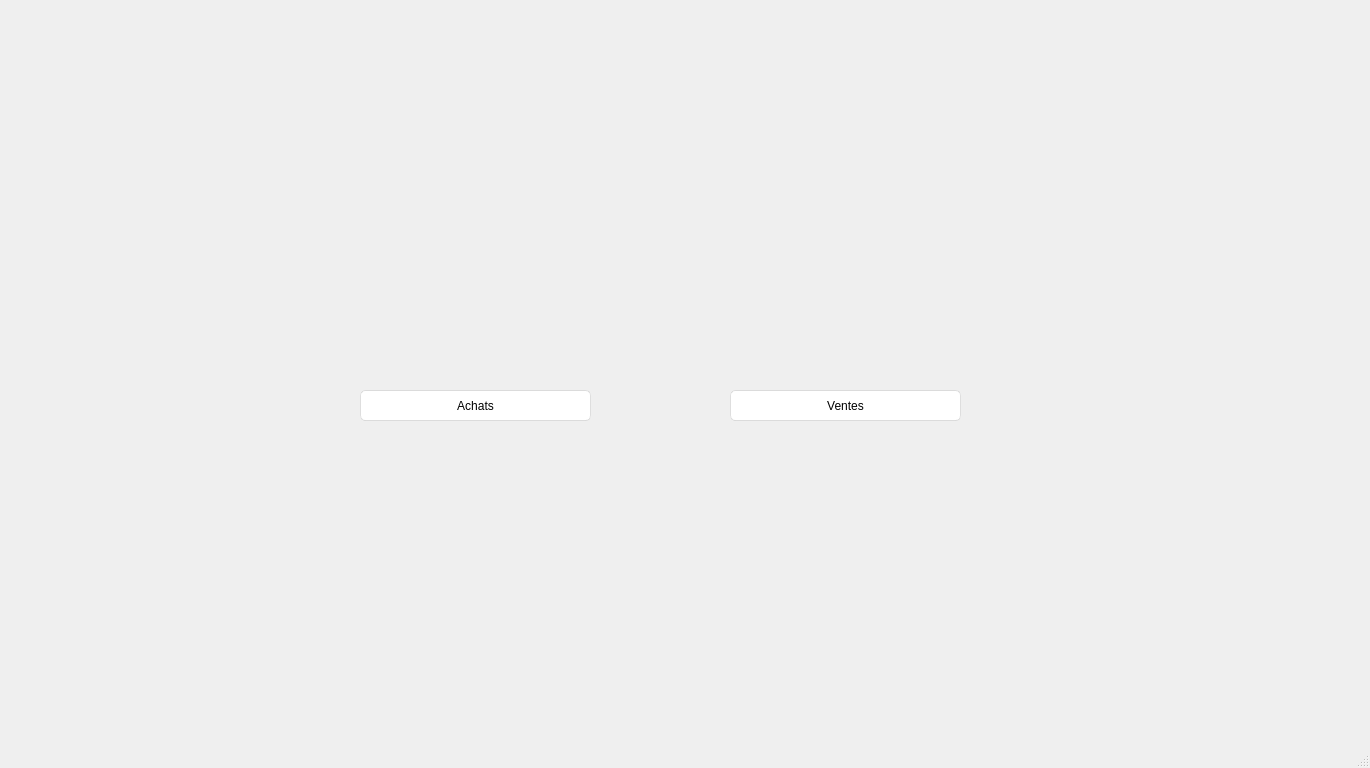
<?xml version="1.0" encoding="UTF-8"?>
<ui version="4.0">
 <class>MainWindow</class>
 <widget class="QMainWindow" name="MainWindow">
  <property name="geometry">
   <rect>
    <x>0</x>
    <y>0</y>
    <width>1370</width>
    <height>768</height>
   </rect>
  </property>
  <property name="windowTitle">
   <string>MainWindow</string>
  </property>
  <widget class="QWidget" name="centralwidget">
   <widget class="QLabel" name="label">
    <property name="geometry">
     <rect>
      <x>0</x>
      <y>0</y>
      <width>1311</width>
      <height>921</height>
     </rect>
    </property>
    <property name="text">
     <string/>
    </property>
    <property name="pixmap">
     <pixmap>../../ttt/back.jpg</pixmap>
    </property>
   </widget>
   <widget class="QPushButton" name="pushButton">
    <property name="geometry">
     <rect>
      <x>360</x>
      <y>390</y>
      <width>231</width>
      <height>31</height>
     </rect>
    </property>
    <property name="styleSheet">
     <string notr="true">

QMainWindow {

	background-color:#ececec;

}

QTextEdit {

	border-width: 1px;

	border-style: solid;

	border-color: qlineargradient(spread:pad, x1:0.5, y1:1, x2:0.5, y2:0, stop:0 rgba(0, 113, 255, 255), stop:1 rgba(91, 171, 252, 255));

}

QPlainTextEdit {

	border-width: 1px;

	border-style: solid;

	border-color: qlineargradient(spread:pad, x1:0.5, y1:1, x2:0.5, y2:0, stop:0 rgba(0, 113, 255, 255), stop:1 rgba(91, 171, 252, 255));

}

QToolButton {

	border-style: solid;

	border-top-color: qlineargradient(spread:pad, x1:0.5, y1:1, x2:0.5, y2:0, stop:0 rgb(215, 215, 215), stop:1 rgb(222, 222, 222));

	border-right-color: qlineargradient(spread:pad, x1:0, y1:0.5, x2:1, y2:0.5, stop:0 rgb(217, 217, 217), stop:1 rgb(227, 227, 227));

	border-left-color: qlineargradient(spread:pad, x1:0, y1:0.5, x2:1, y2:0.5, stop:0 rgb(227, 227, 227), stop:1 rgb(217, 217, 217));

	border-bottom-color: qlineargradient(spread:pad, x1:0.5, y1:1, x2:0.5, y2:0, stop:0 rgb(215, 215, 215), stop:1 rgb(222, 222, 222));

	border-width: 1px;

	border-radius: 5px;

	color: rgb(0,0,0);

	padding: 2px;

	background-color: rgb(255,255,255);

}

QToolButton:hover{

	border-style: solid;

	border-top-color: qlineargradient(spread:pad, x1:0.5, y1:1, x2:0.5, y2:0, stop:0 rgb(195, 195, 195), stop:1 rgb(222, 222, 222));

	border-right-color: qlineargradient(spread:pad, x1:0, y1:0.5, x2:1, y2:0.5, stop:0 rgb(197, 197, 197), stop:1 rgb(227, 227, 227));

	border-left-color: qlineargradient(spread:pad, x1:0, y1:0.5, x2:1, y2:0.5, stop:0 rgb(227, 227, 227), stop:1 rgb(197, 197, 197));

	border-bottom-color: qlineargradient(spread:pad, x1:0.5, y1:1, x2:0.5, y2:0, stop:0 rgb(195, 195, 195), stop:1 rgb(222, 222, 222));

	border-width: 1px;

	border-radius: 5px;

	color: rgb(0,0,0);

	padding: 2px;

	background-color: rgb(255,255,255);

}

QToolButton:pressed{

	border-style: solid;

	border-top-color: qlineargradient(spread:pad, x1:0.5, y1:1, x2:0.5, y2:0, stop:0 rgb(215, 215, 215), stop:1 rgb(222, 222, 222));

	border-right-color: qlineargradient(spread:pad, x1:0, y1:0.5, x2:1, y2:0.5, stop:0 rgb(217, 217, 217), stop:1 rgb(227, 227, 227));

	border-left-color: qlineargradient(spread:pad, x1:0, y1:0.5, x2:1, y2:0.5, stop:0 rgb(227, 227, 227), stop:1 rgb(217, 217, 217));

	border-bottom-color: qlineargradient(spread:pad, x1:0.5, y1:1, x2:0.5, y2:0, stop:0 rgb(215, 215, 215), stop:1 rgb(222, 222, 222));

	border-width: 1px;

	border-radius: 5px;

	color: rgb(0,0,0);

	padding: 2px;

	background-color: rgb(142,142,142);

}

QPushButton{

	border-style: solid;

	border-top-color: qlineargradient(spread:pad, x1:0.5, y1:1, x2:0.5, y2:0, stop:0 rgb(215, 215, 215), stop:1 rgb(222, 222, 222));

	border-right-color: qlineargradient(spread:pad, x1:0, y1:0.5, x2:1, y2:0.5, stop:0 rgb(217, 217, 217), stop:1 rgb(227, 227, 227));

	border-left-color: qlineargradient(spread:pad, x1:0, y1:0.5, x2:1, y2:0.5, stop:0 rgb(227, 227, 227), stop:1 rgb(217, 217, 217));

	border-bottom-color: qlineargradient(spread:pad, x1:0.5, y1:1, x2:0.5, y2:0, stop:0 rgb(215, 215, 215), stop:1 rgb(222, 222, 222));

	border-width: 1px;

	border-radius: 5px;

	color: rgb(0,0,0);

	padding: 2px;

	background-color: rgb(255,255,255);

}

QPushButton::default{

	border-style: solid;

	border-top-color: qlineargradient(spread:pad, x1:0.5, y1:1, x2:0.5, y2:0, stop:0 rgb(215, 215, 215), stop:1 rgb(222, 222, 222));

	border-right-color: qlineargradient(spread:pad, x1:0, y1:0.5, x2:1, y2:0.5, stop:0 rgb(217, 217, 217), stop:1 rgb(227, 227, 227));

	border-left-color: qlineargradient(spread:pad, x1:0, y1:0.5, x2:1, y2:0.5, stop:0 rgb(227, 227, 227), stop:1 rgb(217, 217, 217));

	border-bottom-color: qlineargradient(spread:pad, x1:0.5, y1:1, x2:0.5, y2:0, stop:0 rgb(215, 215, 215), stop:1 rgb(222, 222, 222));

	border-width: 1px;

	border-radius: 5px;

	color: rgb(0,0,0);

	padding: 2px;

	background-color: rgb(255,255,255);

}

QPushButton:hover{

	border-style: solid;

	border-top-color: qlineargradient(spread:pad, x1:0.5, y1:1, x2:0.5, y2:0, stop:0 rgb(195, 195, 195), stop:1 rgb(222, 222, 222));

	border-right-color: qlineargradient(spread:pad, x1:0, y1:0.5, x2:1, y2:0.5, stop:0 rgb(197, 197, 197), stop:1 rgb(227, 227, 227));

	border-left-color: qlineargradient(spread:pad, x1:0, y1:0.5, x2:1, y2:0.5, stop:0 rgb(227, 227, 227), stop:1 rgb(197, 197, 197));

	border-bottom-color: qlineargradient(spread:pad, x1:0.5, y1:1, x2:0.5, y2:0, stop:0 rgb(195, 195, 195), stop:1 rgb(222, 222, 222));

	border-width: 1px;

	border-radius: 5px;

	color: rgb(0,0,0);

	padding: 2px;

	background-color: rgb(255,255,255);

}

QPushButton:pressed{

	border-style: solid;

	border-top-color: qlineargradient(spread:pad, x1:0.5, y1:1, x2:0.5, y2:0, stop:0 rgb(215, 215, 215), stop:1 rgb(222, 222, 222));

	border-right-color: qlineargradient(spread:pad, x1:0, y1:0.5, x2:1, y2:0.5, stop:0 rgb(217, 217, 217), stop:1 rgb(227, 227, 227));

	border-left-color: qlineargradient(spread:pad, x1:0, y1:0.5, x2:1, y2:0.5, stop:0 rgb(227, 227, 227), stop:1 rgb(217, 217, 217));

	border-bottom-color: qlineargradient(spread:pad, x1:0.5, y1:1, x2:0.5, y2:0, stop:0 rgb(215, 215, 215), stop:1 rgb(222, 222, 222));

	border-width: 1px;

	border-radius: 5px;

	color: rgb(0,0,0);

	padding: 2px;

	background-color: rgb(142,142,142);

}

QPushButton:disabled{

	border-style: solid;

	border-top-color: qlineargradient(spread:pad, x1:0.5, y1:1, x2:0.5, y2:0, stop:0 rgb(215, 215, 215), stop:1 rgb(222, 222, 222));

	border-right-color: qlineargradient(spread:pad, x1:0, y1:0.5, x2:1, y2:0.5, stop:0 rgb(217, 217, 217), stop:1 rgb(227, 227, 227));

	border-left-color: qlineargradient(spread:pad, x1:0, y1:0.5, x2:1, y2:0.5, stop:0 rgb(227, 227, 227), stop:1 rgb(217, 217, 217));

	border-bottom-color: qlineargradient(spread:pad, x1:0.5, y1:1, x2:0.5, y2:0, stop:0 rgb(215, 215, 215), stop:1 rgb(222, 222, 222));

	border-width: 1px;

	border-radius: 5px;

	color: #808086;

	padding: 2px;

	background-color: rgb(142,142,142);

}

QLineEdit {

	border-width: 1px; border-radius: 4px;

	border-style: solid;

	border-color: qlineargradient(spread:pad, x1:0.5, y1:1, x2:0.5, y2:0, stop:0 rgba(0, 113, 255, 255), stop:1 rgba(91, 171, 252, 255));

}

QLabel {

	color: #000000;

}

QLCDNumber {

	color: rgb(0, 113, 255, 255);

}

QProgressBar {

	text-align: center;

	color: rgb(240, 240, 240);

	border-width: 1px; 

	border-radius: 10px;

	border-color: rgb(230, 230, 230);

	border-style: solid;

	background-color:rgb(207,207,207);

}

QProgressBar::chunk {

	background-color: qlineargradient(spread:pad, x1:0.5, y1:1, x2:0.5, y2:0, stop:0 rgba(49, 147, 250, 255), stop:1 rgba(34, 142, 255, 255));

	border-radius: 10px;

}

QMenuBar {

	background-color: qlineargradient(spread:pad, x1:0.5, y1:1, x2:0.5, y2:0, stop:0 rgba(207, 209, 207, 255), stop:1 rgba(230, 229, 230, 255));

}

QMenuBar::item {

	color: #000000;

  	spacing: 3px;

  	padding: 1px 4px;

	background-color: qlineargradient(spread:pad, x1:0.5, y1:1, x2:0.5, y2:0, stop:0 rgba(207, 209, 207, 255), stop:1 rgba(230, 229, 230, 255));

}



QMenuBar::item:selected {

  	background-color: qlineargradient(spread:pad, x1:0.5, y1:1, x2:0.5, y2:0, stop:0 rgba(0, 113, 255, 255), stop:1 rgba(91, 171, 252, 255));

	color: #FFFFFF;

}

QMenu::item:selected {

	border-style: solid;

	border-top-color: transparent;

	border-right-color: transparent;

	border-left-color: qlineargradient(spread:pad, x1:0.5, y1:1, x2:0.5, y2:0, stop:0 rgba(0, 113, 255, 255), stop:1 rgba(91, 171, 252, 255));

	border-bottom-color: transparent;

	border-left-width: 2px;

	color: #000000;

	padding-left:15px;

	padding-top:4px;

	padding-bottom:4px;

	padding-right:7px;

}

QMenu::item {

	border-style: solid;

	border-top-color: transparent;

	border-right-color: transparent;

	border-left-color: transparent;

	border-bottom-color: transparent;

	border-bottom-width: 1px;

	color: #000000;

	padding-left:17px;

	padding-top:4px;

	padding-bottom:4px;

	padding-right:7px;

}

QTabWidget {

	color:rgb(0,0,0);

	background-color:#000000;

}

QTabWidget::pane {

		border-color: rgb(223,223,223);

		background-color:rgb(226,226,226);

		border-style: solid;

		border-width: 2px;

    	border-radius: 6px;

}

QTabBar::tab:first {

	border-style: solid;

	border-left-width:1px;

	border-right-width:0px;

	border-top-width:1px;

	border-bottom-width:1px;

	border-top-color: rgb(209,209,209);

	border-left-color: qlineargradient(spread:pad, x1:0.5, y1:1, x2:0.5, y2:0, stop:0 rgba(209, 209, 209, 209), stop:1 rgba(229, 229, 229, 229));

	border-bottom-color: rgb(229,229,229);

	border-top-left-radius: 4px;

	border-bottom-left-radius: 4px;

	color: #000000;

	padding: 3px;

	margin-left:0px;

	background-color: qlineargradient(spread:pad, x1:0.5, y1:1, x2:0.5, y2:0, stop:0 rgba(247, 247, 247, 255), stop:1 rgba(255, 255, 255, 255));

}

QTabBar::tab:last {

	border-style: solid;

	border-width:1px;

	border-top-color: rgb(209,209,209);

	border-left-color: qlineargradient(spread:pad, x1:0.5, y1:1, x2:0.5, y2:0, stop:0 rgba(209, 209, 209, 209), stop:1 rgba(229, 229, 229, 229));

	border-right-color: qlineargradient(spread:pad, x1:0.5, y1:1, x2:0.5, y2:0, stop:0 rgba(209, 209, 209, 209), stop:1 rgba(229, 229, 229, 229));

	border-bottom-color: rgb(229,229,229);

	border-top-right-radius: 4px;

	border-bottom-right-radius: 4px;

	color: #000000;

	padding: 3px;

	margin-left:0px;

	background-color: qlineargradient(spread:pad, x1:0.5, y1:1, x2:0.5, y2:0, stop:0 rgba(247, 247, 247, 255), stop:1 rgba(255, 255, 255, 255));

}

QTabBar::tab {

	border-style: solid;

	border-top-width:1px;

	border-bottom-width:1px;

	border-left-width:1px;

	border-top-color: rgb(209,209,209);

	border-left-color: qlineargradient(spread:pad, x1:0.5, y1:1, x2:0.5, y2:0, stop:0 rgba(209, 209, 209, 209), stop:1 rgba(229, 229, 229, 229));

	border-bottom-color: rgb(229,229,229);

	color: #000000;

	padding: 3px;

	margin-left:0px;

	background-color: qlineargradient(spread:pad, x1:0.5, y1:1, x2:0.5, y2:0, stop:0 rgba(247, 247, 247, 255), stop:1 rgba(255, 255, 255, 255));

}

QTabBar::tab:selected, QTabBar::tab:last:selected, QTabBar::tab:hover {

  	border-style: solid;

  	border-left-width:1px;

	border-right-color: transparent;

	border-top-color: rgb(209,209,209);

	border-left-color: qlineargradient(spread:pad, x1:0.5, y1:1, x2:0.5, y2:0, stop:0 rgba(209, 209, 209, 209), stop:1 rgba(229, 229, 229, 229));

	border-bottom-color: rgb(229,229,229);

	color: #FFFFFF;

	padding: 3px;

	margin-left:0px;

	background-color: qlineargradient(spread:pad, x1:0.5, y1:1, x2:0.5, y2:0, stop:0 rgba(0, 113, 255, 255), stop:1 rgba(91, 171, 252, 255));

}



QTabBar::tab:selected, QTabBar::tab:first:selected, QTabBar::tab:hover {

  	border-style: solid;

  	border-left-width:1px;

  	border-bottom-width:1px;

  	border-top-width:1px;

	border-right-color: transparent;

	border-top-color: rgb(209,209,209);

	border-left-color: qlineargradient(spread:pad, x1:0.5, y1:1, x2:0.5, y2:0, stop:0 rgba(209, 209, 209, 209), stop:1 rgba(229, 229, 229, 229));

	border-bottom-color: rgb(229,229,229);

	color: #FFFFFF;

	padding: 3px;

	margin-left:0px;

	background-color: qlineargradient(spread:pad, x1:0.5, y1:1, x2:0.5, y2:0, stop:0 rgba(0, 113, 255, 255), stop:1 rgba(91, 171, 252, 255));

}



QCheckBox {

	color: #000000;

	padding: 2px;

}

QCheckBox:disabled {

	color: #808086;

	padding: 2px;

}



QCheckBox:hover {

	border-radius:4px;

	border-style:solid;

	padding-left: 1px;

	padding-right: 1px;

	padding-bottom: 1px;

	padding-top: 1px;

	border-width:1px;

	border-color: transparent;

}

QCheckBox::indicator:checked {



	height: 10px;

	width: 10px;

	border-style:solid;

	border-width: 1px;

	border-color: qlineargradient(spread:pad, x1:0.5, y1:1, x2:0.5, y2:0, stop:0 rgba(0, 113, 255, 255), stop:1 rgba(91, 171, 252, 255));

	color: #000000;

	background-color: qlineargradient(spread:pad, x1:0.5, y1:1, x2:0.5, y2:0, stop:0 rgba(0, 113, 255, 255), stop:1 rgba(91, 171, 252, 255));

}

QCheckBox::indicator:unchecked {



	height: 10px;

	width: 10px;

	border-style:solid;

	border-width: 1px;

	border-color: qlineargradient(spread:pad, x1:0.5, y1:1, x2:0.5, y2:0, stop:0 rgba(0, 113, 255, 255), stop:1 rgba(91, 171, 252, 255));

	color: #000000;

}

QRadioButton {

	color: 000000;

	padding: 1px;

}

QRadioButton::indicator:checked {

	height: 10px;

	width: 10px;

	border-style:solid;

	border-radius:5px;

	border-width: 1px;

	border-color: qlineargradient(spread:pad, x1:0.5, y1:1, x2:0.5, y2:0, stop:0 rgba(0, 113, 255, 255), stop:1 rgba(91, 171, 252, 255));

	color: #a9b7c6;

	background-color: qlineargradient(spread:pad, x1:0.5, y1:1, x2:0.5, y2:0, stop:0 rgba(0, 113, 255, 255), stop:1 rgba(91, 171, 252, 255));

}

QRadioButton::indicator:!checked {

	height: 10px;

	width: 10px;

	border-style:solid;

	border-radius:5px;

	border-width: 1px;

	border-color: qlineargradient(spread:pad, x1:0.5, y1:1, x2:0.5, y2:0, stop:0 rgba(0, 113, 255, 255), stop:1 rgba(91, 171, 252, 255));

	color: #a9b7c6;

	background-color: transparent;

}

QStatusBar {

	color:#027f7f;

}

QSpinBox {

	border-style: solid;

	border-width: 1px;

	border-color: qlineargradient(spread:pad, x1:0.5, y1:1, x2:0.5, y2:0, stop:0 rgba(0, 113, 255, 255), stop:1 rgba(91, 171, 252, 255));

}

QDoubleSpinBox {

	border-style: solid;

	border-width: 1px;

	border-color: qlineargradient(spread:pad, x1:0.5, y1:1, x2:0.5, y2:0, stop:0 rgba(0, 113, 255, 255), stop:1 rgba(91, 171, 252, 255));

}

QTimeEdit {

	border-style: solid;

	border-width: 1px;

	border-color: qlineargradient(spread:pad, x1:0.5, y1:1, x2:0.5, y2:0, stop:0 rgba(0, 113, 255, 255), stop:1 rgba(91, 171, 252, 255));

}

QDateTimeEdit {

	border-style: solid;

	border-width: 1px;

	border-color: qlineargradient(spread:pad, x1:0.5, y1:1, x2:0.5, y2:0, stop:0 rgba(0, 113, 255, 255), stop:1 rgba(91, 171, 252, 255));

}

QDateEdit {

	border-style: solid;

	border-width: 1px;

	border-color: qlineargradient(spread:pad, x1:0.5, y1:1, x2:0.5, y2:0, stop:0 rgba(0, 113, 255, 255), stop:1 rgba(91, 171, 252, 255));

}



QToolBox {

	color: #a9b7c6;

	background-color:#000000;

}

QToolBox::tab {

	color: #a9b7c6;

	background-color:#000000;

}

QToolBox::tab:selected {

	color: #FFFFFF;

	background-color:#000000;

}

QScrollArea {

	color: #FFFFFF;

	background-color:#000000;

}

QSlider::groove:horizontal {

	height: 5px;

	background-color: qlineargradient(spread:pad, x1:0.5, y1:1, x2:0.5, y2:0, stop:0 rgba(49, 147, 250, 255), stop:1 rgba(34, 142, 255, 255));

}

QSlider::groove:vertical {

	width: 5px;

	background-color: qlineargradient(spread:pad, x1:0.5, y1:1, x2:0.5, y2:0, stop:0 rgba(49, 147, 250, 255), stop:1 rgba(34, 142, 255, 255));

}

QSlider::handle:horizontal {

	background: rgb(253,253,253);

	border-style: solid;

	border-width: 1px;

	border-color: rgb(207,207,207);

	width: 12px;

	margin: -5px 0;

	border-radius: 7px;

}

QSlider::handle:vertical {

	background: rgb(253,253,253);

	border-style: solid;

	border-width: 1px;

	border-color: rgb(207,207,207);

	height: 12px;

	margin: 0 -5px;

	border-radius: 7px;

}

QSlider::add-page:horizontal {

    background: rgb(181,181,181);

}

QSlider::add-page:vertical {

    background: rgb(181,181,181);

}

QSlider::sub-page:horizontal {

    background-color: qlineargradient(spread:pad, x1:0.5, y1:1, x2:0.5, y2:0, stop:0 rgba(49, 147, 250, 255), stop:1 rgba(34, 142, 255, 255));

}

QSlider::sub-page:vertical {

    background-color: qlineargradient(spread:pad, y1:0.5, x1:1, y2:0.5, x2:0, stop:0 rgba(49, 147, 250, 255), stop:1 rgba(34, 142, 255, 255));

}

QScrollBar:horizontal {

	max-height: 20px;

	border: 1px transparent grey;

	margin: 0px 20px 0px 20px;

}

QScrollBar:vertical {

	max-width: 20px;

	border: 1px transparent grey;

	margin: 20px 0px 20px 0px;

}

QScrollBar::handle:horizontal {

	background: rgb(253,253,253);

	border-style: solid;

	border-width: 1px;

	border-color: rgb(207,207,207);

	border-radius: 7px;

	min-width: 25px;

}

QScrollBar::handle:horizontal:hover {

	background: rgb(253,253,253);

	border-style: solid;

	border-width: 1px;

	border-color: rgb(147, 200, 200);

	border-radius: 7px;

	min-width: 25px;

}

QScrollBar::handle:vertical {

	background: rgb(253,253,253);

	border-style: solid;

	border-width: 1px;

	border-color: rgb(207,207,207);

	border-radius: 7px;

	min-height: 25px;

}

QScrollBar::handle:vertical:hover {

	background: rgb(253,253,253);

	border-style: solid;

	border-width: 1px;

	border-color: rgb(147, 200, 200);

	border-radius: 7px;

	min-height: 25px;

}

QScrollBar::add-line:horizontal {

   border: 2px transparent grey;

   border-top-right-radius: 7px;

   border-bottom-right-radius: 7px;

   background: rgba(34, 142, 255, 255);

   width: 20px;

   subcontrol-position: right;

   subcontrol-origin: margin;

}

QScrollBar::add-line:horizontal:pressed {

   border: 2px transparent grey;

   border-top-right-radius: 7px;

   border-bottom-right-radius: 7px;

   background: rgb(181,181,181);

   width: 20px;

   subcontrol-position: right;

   subcontrol-origin: margin;

}

QScrollBar::add-line:vertical {

   border: 2px transparent grey;

   border-bottom-left-radius: 7px;

   border-bottom-right-radius: 7px;

   background: rgba(34, 142, 255, 255);

   height: 20px;

   subcontrol-position: bottom;

   subcontrol-origin: margin;

}

QScrollBar::add-line:vertical:pressed {

   border: 2px transparent grey;

   border-bottom-left-radius: 7px;

   border-bottom-right-radius: 7px;

   background: rgb(181,181,181);

   height: 20px;

   subcontrol-position: bottom;

   subcontrol-origin: margin;

}

QScrollBar::sub-line:horizontal {

   border: 2px transparent grey;

   border-top-left-radius: 7px;

   border-bottom-left-radius: 7px;

   background: rgba(34, 142, 255, 255);

   width: 20px;

   subcontrol-position: left;

   subcontrol-origin: margin;

}

QScrollBar::sub-line:horizontal:pressed {

   border: 2px transparent grey;

   border-top-left-radius: 7px;

   border-bottom-left-radius: 7px;

   background: rgb(181,181,181);

   width: 20px;

   subcontrol-position: left;

   subcontrol-origin: margin;

}

QScrollBar::sub-line:vertical {

   border: 2px transparent grey;

   border-top-left-radius: 7px;

   border-top-right-radius: 7px;

   background: rgba(34, 142, 255, 255);

   height: 20px;

   subcontrol-position: top;

   subcontrol-origin: margin;

}

QScrollBar::sub-line:vertical:pressed {

   border: 2px transparent grey;

   border-top-left-radius: 7px;

   border-top-right-radius: 7px;

   background: rgb(181,181,181);

   height: 20px;

   subcontrol-position: top;

   subcontrol-origin: margin;

}

QScrollBar::left-arrow:horizontal {

   border: 1px transparent grey;

   border-top-left-radius: 3px;

   border-bottom-left-radius: 3px;

   width: 6px;

   height: 6px;

   background: white;

}

QScrollBar::right-arrow:horizontal {

   border: 1px transparent grey;

   border-top-right-radius: 3px;

   border-bottom-right-radius: 3px;

   width: 6px;

   height: 6px;

   background: white;

}

QScrollBar::up-arrow:vertical {

   border: 1px transparent grey;

   border-top-left-radius: 3px;

   border-top-right-radius: 3px;

   width: 6px;

   height: 6px;

   background: white;

}

QScrollBar::down-arrow:vertical {

   border: 1px transparent grey;

   border-bottom-left-radius: 3px;

   border-bottom-right-radius: 3px;

   width: 6px;

   height: 6px;

   background: white;

}

QScrollBar::add-page:horizontal, QScrollBar::sub-page:horizontal {

   background: none;

}

QScrollBar::add-page:vertical, QScrollBar::sub-page:vertical {

   background: none;

}


</string>
    </property>
    <property name="text">
     <string>Achats</string>
    </property>
   </widget>
   <widget class="QPushButton" name="pushButton_2">
    <property name="geometry">
     <rect>
      <x>730</x>
      <y>390</y>
      <width>231</width>
      <height>31</height>
     </rect>
    </property>
    <property name="styleSheet">
     <string notr="true">

QMainWindow {

	background-color:#ececec;

}

QTextEdit {

	border-width: 1px;

	border-style: solid;

	border-color: qlineargradient(spread:pad, x1:0.5, y1:1, x2:0.5, y2:0, stop:0 rgba(0, 113, 255, 255), stop:1 rgba(91, 171, 252, 255));

}

QPlainTextEdit {

	border-width: 1px;

	border-style: solid;

	border-color: qlineargradient(spread:pad, x1:0.5, y1:1, x2:0.5, y2:0, stop:0 rgba(0, 113, 255, 255), stop:1 rgba(91, 171, 252, 255));

}

QToolButton {

	border-style: solid;

	border-top-color: qlineargradient(spread:pad, x1:0.5, y1:1, x2:0.5, y2:0, stop:0 rgb(215, 215, 215), stop:1 rgb(222, 222, 222));

	border-right-color: qlineargradient(spread:pad, x1:0, y1:0.5, x2:1, y2:0.5, stop:0 rgb(217, 217, 217), stop:1 rgb(227, 227, 227));

	border-left-color: qlineargradient(spread:pad, x1:0, y1:0.5, x2:1, y2:0.5, stop:0 rgb(227, 227, 227), stop:1 rgb(217, 217, 217));

	border-bottom-color: qlineargradient(spread:pad, x1:0.5, y1:1, x2:0.5, y2:0, stop:0 rgb(215, 215, 215), stop:1 rgb(222, 222, 222));

	border-width: 1px;

	border-radius: 5px;

	color: rgb(0,0,0);

	padding: 2px;

	background-color: rgb(255,255,255);

}

QToolButton:hover{

	border-style: solid;

	border-top-color: qlineargradient(spread:pad, x1:0.5, y1:1, x2:0.5, y2:0, stop:0 rgb(195, 195, 195), stop:1 rgb(222, 222, 222));

	border-right-color: qlineargradient(spread:pad, x1:0, y1:0.5, x2:1, y2:0.5, stop:0 rgb(197, 197, 197), stop:1 rgb(227, 227, 227));

	border-left-color: qlineargradient(spread:pad, x1:0, y1:0.5, x2:1, y2:0.5, stop:0 rgb(227, 227, 227), stop:1 rgb(197, 197, 197));

	border-bottom-color: qlineargradient(spread:pad, x1:0.5, y1:1, x2:0.5, y2:0, stop:0 rgb(195, 195, 195), stop:1 rgb(222, 222, 222));

	border-width: 1px;

	border-radius: 5px;

	color: rgb(0,0,0);

	padding: 2px;

	background-color: rgb(255,255,255);

}

QToolButton:pressed{

	border-style: solid;

	border-top-color: qlineargradient(spread:pad, x1:0.5, y1:1, x2:0.5, y2:0, stop:0 rgb(215, 215, 215), stop:1 rgb(222, 222, 222));

	border-right-color: qlineargradient(spread:pad, x1:0, y1:0.5, x2:1, y2:0.5, stop:0 rgb(217, 217, 217), stop:1 rgb(227, 227, 227));

	border-left-color: qlineargradient(spread:pad, x1:0, y1:0.5, x2:1, y2:0.5, stop:0 rgb(227, 227, 227), stop:1 rgb(217, 217, 217));

	border-bottom-color: qlineargradient(spread:pad, x1:0.5, y1:1, x2:0.5, y2:0, stop:0 rgb(215, 215, 215), stop:1 rgb(222, 222, 222));

	border-width: 1px;

	border-radius: 5px;

	color: rgb(0,0,0);

	padding: 2px;

	background-color: rgb(142,142,142);

}

QPushButton{

	border-style: solid;

	border-top-color: qlineargradient(spread:pad, x1:0.5, y1:1, x2:0.5, y2:0, stop:0 rgb(215, 215, 215), stop:1 rgb(222, 222, 222));

	border-right-color: qlineargradient(spread:pad, x1:0, y1:0.5, x2:1, y2:0.5, stop:0 rgb(217, 217, 217), stop:1 rgb(227, 227, 227));

	border-left-color: qlineargradient(spread:pad, x1:0, y1:0.5, x2:1, y2:0.5, stop:0 rgb(227, 227, 227), stop:1 rgb(217, 217, 217));

	border-bottom-color: qlineargradient(spread:pad, x1:0.5, y1:1, x2:0.5, y2:0, stop:0 rgb(215, 215, 215), stop:1 rgb(222, 222, 222));

	border-width: 1px;

	border-radius: 5px;

	color: rgb(0,0,0);

	padding: 2px;

	background-color: rgb(255,255,255);

}

QPushButton::default{

	border-style: solid;

	border-top-color: qlineargradient(spread:pad, x1:0.5, y1:1, x2:0.5, y2:0, stop:0 rgb(215, 215, 215), stop:1 rgb(222, 222, 222));

	border-right-color: qlineargradient(spread:pad, x1:0, y1:0.5, x2:1, y2:0.5, stop:0 rgb(217, 217, 217), stop:1 rgb(227, 227, 227));

	border-left-color: qlineargradient(spread:pad, x1:0, y1:0.5, x2:1, y2:0.5, stop:0 rgb(227, 227, 227), stop:1 rgb(217, 217, 217));

	border-bottom-color: qlineargradient(spread:pad, x1:0.5, y1:1, x2:0.5, y2:0, stop:0 rgb(215, 215, 215), stop:1 rgb(222, 222, 222));

	border-width: 1px;

	border-radius: 5px;

	color: rgb(0,0,0);

	padding: 2px;

	background-color: rgb(255,255,255);

}

QPushButton:hover{

	border-style: solid;

	border-top-color: qlineargradient(spread:pad, x1:0.5, y1:1, x2:0.5, y2:0, stop:0 rgb(195, 195, 195), stop:1 rgb(222, 222, 222));

	border-right-color: qlineargradient(spread:pad, x1:0, y1:0.5, x2:1, y2:0.5, stop:0 rgb(197, 197, 197), stop:1 rgb(227, 227, 227));

	border-left-color: qlineargradient(spread:pad, x1:0, y1:0.5, x2:1, y2:0.5, stop:0 rgb(227, 227, 227), stop:1 rgb(197, 197, 197));

	border-bottom-color: qlineargradient(spread:pad, x1:0.5, y1:1, x2:0.5, y2:0, stop:0 rgb(195, 195, 195), stop:1 rgb(222, 222, 222));

	border-width: 1px;

	border-radius: 5px;

	color: rgb(0,0,0);

	padding: 2px;

	background-color: rgb(255,255,255);

}

QPushButton:pressed{

	border-style: solid;

	border-top-color: qlineargradient(spread:pad, x1:0.5, y1:1, x2:0.5, y2:0, stop:0 rgb(215, 215, 215), stop:1 rgb(222, 222, 222));

	border-right-color: qlineargradient(spread:pad, x1:0, y1:0.5, x2:1, y2:0.5, stop:0 rgb(217, 217, 217), stop:1 rgb(227, 227, 227));

	border-left-color: qlineargradient(spread:pad, x1:0, y1:0.5, x2:1, y2:0.5, stop:0 rgb(227, 227, 227), stop:1 rgb(217, 217, 217));

	border-bottom-color: qlineargradient(spread:pad, x1:0.5, y1:1, x2:0.5, y2:0, stop:0 rgb(215, 215, 215), stop:1 rgb(222, 222, 222));

	border-width: 1px;

	border-radius: 5px;

	color: rgb(0,0,0);

	padding: 2px;

	background-color: rgb(142,142,142);

}

QPushButton:disabled{

	border-style: solid;

	border-top-color: qlineargradient(spread:pad, x1:0.5, y1:1, x2:0.5, y2:0, stop:0 rgb(215, 215, 215), stop:1 rgb(222, 222, 222));

	border-right-color: qlineargradient(spread:pad, x1:0, y1:0.5, x2:1, y2:0.5, stop:0 rgb(217, 217, 217), stop:1 rgb(227, 227, 227));

	border-left-color: qlineargradient(spread:pad, x1:0, y1:0.5, x2:1, y2:0.5, stop:0 rgb(227, 227, 227), stop:1 rgb(217, 217, 217));

	border-bottom-color: qlineargradient(spread:pad, x1:0.5, y1:1, x2:0.5, y2:0, stop:0 rgb(215, 215, 215), stop:1 rgb(222, 222, 222));

	border-width: 1px;

	border-radius: 5px;

	color: #808086;

	padding: 2px;

	background-color: rgb(142,142,142);

}

QLineEdit {

	border-width: 1px; border-radius: 4px;

	border-style: solid;

	border-color: qlineargradient(spread:pad, x1:0.5, y1:1, x2:0.5, y2:0, stop:0 rgba(0, 113, 255, 255), stop:1 rgba(91, 171, 252, 255));

}

QLabel {

	color: #000000;

}

QLCDNumber {

	color: rgb(0, 113, 255, 255);

}

QProgressBar {

	text-align: center;

	color: rgb(240, 240, 240);

	border-width: 1px; 

	border-radius: 10px;

	border-color: rgb(230, 230, 230);

	border-style: solid;

	background-color:rgb(207,207,207);

}

QProgressBar::chunk {

	background-color: qlineargradient(spread:pad, x1:0.5, y1:1, x2:0.5, y2:0, stop:0 rgba(49, 147, 250, 255), stop:1 rgba(34, 142, 255, 255));

	border-radius: 10px;

}

QMenuBar {

	background-color: qlineargradient(spread:pad, x1:0.5, y1:1, x2:0.5, y2:0, stop:0 rgba(207, 209, 207, 255), stop:1 rgba(230, 229, 230, 255));

}

QMenuBar::item {

	color: #000000;

  	spacing: 3px;

  	padding: 1px 4px;

	background-color: qlineargradient(spread:pad, x1:0.5, y1:1, x2:0.5, y2:0, stop:0 rgba(207, 209, 207, 255), stop:1 rgba(230, 229, 230, 255));

}



QMenuBar::item:selected {

  	background-color: qlineargradient(spread:pad, x1:0.5, y1:1, x2:0.5, y2:0, stop:0 rgba(0, 113, 255, 255), stop:1 rgba(91, 171, 252, 255));

	color: #FFFFFF;

}

QMenu::item:selected {

	border-style: solid;

	border-top-color: transparent;

	border-right-color: transparent;

	border-left-color: qlineargradient(spread:pad, x1:0.5, y1:1, x2:0.5, y2:0, stop:0 rgba(0, 113, 255, 255), stop:1 rgba(91, 171, 252, 255));

	border-bottom-color: transparent;

	border-left-width: 2px;

	color: #000000;

	padding-left:15px;

	padding-top:4px;

	padding-bottom:4px;

	padding-right:7px;

}

QMenu::item {

	border-style: solid;

	border-top-color: transparent;

	border-right-color: transparent;

	border-left-color: transparent;

	border-bottom-color: transparent;

	border-bottom-width: 1px;

	color: #000000;

	padding-left:17px;

	padding-top:4px;

	padding-bottom:4px;

	padding-right:7px;

}

QTabWidget {

	color:rgb(0,0,0);

	background-color:#000000;

}

QTabWidget::pane {

		border-color: rgb(223,223,223);

		background-color:rgb(226,226,226);

		border-style: solid;

		border-width: 2px;

    	border-radius: 6px;

}

QTabBar::tab:first {

	border-style: solid;

	border-left-width:1px;

	border-right-width:0px;

	border-top-width:1px;

	border-bottom-width:1px;

	border-top-color: rgb(209,209,209);

	border-left-color: qlineargradient(spread:pad, x1:0.5, y1:1, x2:0.5, y2:0, stop:0 rgba(209, 209, 209, 209), stop:1 rgba(229, 229, 229, 229));

	border-bottom-color: rgb(229,229,229);

	border-top-left-radius: 4px;

	border-bottom-left-radius: 4px;

	color: #000000;

	padding: 3px;

	margin-left:0px;

	background-color: qlineargradient(spread:pad, x1:0.5, y1:1, x2:0.5, y2:0, stop:0 rgba(247, 247, 247, 255), stop:1 rgba(255, 255, 255, 255));

}

QTabBar::tab:last {

	border-style: solid;

	border-width:1px;

	border-top-color: rgb(209,209,209);

	border-left-color: qlineargradient(spread:pad, x1:0.5, y1:1, x2:0.5, y2:0, stop:0 rgba(209, 209, 209, 209), stop:1 rgba(229, 229, 229, 229));

	border-right-color: qlineargradient(spread:pad, x1:0.5, y1:1, x2:0.5, y2:0, stop:0 rgba(209, 209, 209, 209), stop:1 rgba(229, 229, 229, 229));

	border-bottom-color: rgb(229,229,229);

	border-top-right-radius: 4px;

	border-bottom-right-radius: 4px;

	color: #000000;

	padding: 3px;

	margin-left:0px;

	background-color: qlineargradient(spread:pad, x1:0.5, y1:1, x2:0.5, y2:0, stop:0 rgba(247, 247, 247, 255), stop:1 rgba(255, 255, 255, 255));

}

QTabBar::tab {

	border-style: solid;

	border-top-width:1px;

	border-bottom-width:1px;

	border-left-width:1px;

	border-top-color: rgb(209,209,209);

	border-left-color: qlineargradient(spread:pad, x1:0.5, y1:1, x2:0.5, y2:0, stop:0 rgba(209, 209, 209, 209), stop:1 rgba(229, 229, 229, 229));

	border-bottom-color: rgb(229,229,229);

	color: #000000;

	padding: 3px;

	margin-left:0px;

	background-color: qlineargradient(spread:pad, x1:0.5, y1:1, x2:0.5, y2:0, stop:0 rgba(247, 247, 247, 255), stop:1 rgba(255, 255, 255, 255));

}

QTabBar::tab:selected, QTabBar::tab:last:selected, QTabBar::tab:hover {

  	border-style: solid;

  	border-left-width:1px;

	border-right-color: transparent;

	border-top-color: rgb(209,209,209);

	border-left-color: qlineargradient(spread:pad, x1:0.5, y1:1, x2:0.5, y2:0, stop:0 rgba(209, 209, 209, 209), stop:1 rgba(229, 229, 229, 229));

	border-bottom-color: rgb(229,229,229);

	color: #FFFFFF;

	padding: 3px;

	margin-left:0px;

	background-color: qlineargradient(spread:pad, x1:0.5, y1:1, x2:0.5, y2:0, stop:0 rgba(0, 113, 255, 255), stop:1 rgba(91, 171, 252, 255));

}



QTabBar::tab:selected, QTabBar::tab:first:selected, QTabBar::tab:hover {

  	border-style: solid;

  	border-left-width:1px;

  	border-bottom-width:1px;

  	border-top-width:1px;

	border-right-color: transparent;

	border-top-color: rgb(209,209,209);

	border-left-color: qlineargradient(spread:pad, x1:0.5, y1:1, x2:0.5, y2:0, stop:0 rgba(209, 209, 209, 209), stop:1 rgba(229, 229, 229, 229));

	border-bottom-color: rgb(229,229,229);

	color: #FFFFFF;

	padding: 3px;

	margin-left:0px;

	background-color: qlineargradient(spread:pad, x1:0.5, y1:1, x2:0.5, y2:0, stop:0 rgba(0, 113, 255, 255), stop:1 rgba(91, 171, 252, 255));

}



QCheckBox {

	color: #000000;

	padding: 2px;

}

QCheckBox:disabled {

	color: #808086;

	padding: 2px;

}



QCheckBox:hover {

	border-radius:4px;

	border-style:solid;

	padding-left: 1px;

	padding-right: 1px;

	padding-bottom: 1px;

	padding-top: 1px;

	border-width:1px;

	border-color: transparent;

}

QCheckBox::indicator:checked {



	height: 10px;

	width: 10px;

	border-style:solid;

	border-width: 1px;

	border-color: qlineargradient(spread:pad, x1:0.5, y1:1, x2:0.5, y2:0, stop:0 rgba(0, 113, 255, 255), stop:1 rgba(91, 171, 252, 255));

	color: #000000;

	background-color: qlineargradient(spread:pad, x1:0.5, y1:1, x2:0.5, y2:0, stop:0 rgba(0, 113, 255, 255), stop:1 rgba(91, 171, 252, 255));

}

QCheckBox::indicator:unchecked {



	height: 10px;

	width: 10px;

	border-style:solid;

	border-width: 1px;

	border-color: qlineargradient(spread:pad, x1:0.5, y1:1, x2:0.5, y2:0, stop:0 rgba(0, 113, 255, 255), stop:1 rgba(91, 171, 252, 255));

	color: #000000;

}

QRadioButton {

	color: 000000;

	padding: 1px;

}

QRadioButton::indicator:checked {

	height: 10px;

	width: 10px;

	border-style:solid;

	border-radius:5px;

	border-width: 1px;

	border-color: qlineargradient(spread:pad, x1:0.5, y1:1, x2:0.5, y2:0, stop:0 rgba(0, 113, 255, 255), stop:1 rgba(91, 171, 252, 255));

	color: #a9b7c6;

	background-color: qlineargradient(spread:pad, x1:0.5, y1:1, x2:0.5, y2:0, stop:0 rgba(0, 113, 255, 255), stop:1 rgba(91, 171, 252, 255));

}

QRadioButton::indicator:!checked {

	height: 10px;

	width: 10px;

	border-style:solid;

	border-radius:5px;

	border-width: 1px;

	border-color: qlineargradient(spread:pad, x1:0.5, y1:1, x2:0.5, y2:0, stop:0 rgba(0, 113, 255, 255), stop:1 rgba(91, 171, 252, 255));

	color: #a9b7c6;

	background-color: transparent;

}

QStatusBar {

	color:#027f7f;

}

QSpinBox {

	border-style: solid;

	border-width: 1px;

	border-color: qlineargradient(spread:pad, x1:0.5, y1:1, x2:0.5, y2:0, stop:0 rgba(0, 113, 255, 255), stop:1 rgba(91, 171, 252, 255));

}

QDoubleSpinBox {

	border-style: solid;

	border-width: 1px;

	border-color: qlineargradient(spread:pad, x1:0.5, y1:1, x2:0.5, y2:0, stop:0 rgba(0, 113, 255, 255), stop:1 rgba(91, 171, 252, 255));

}

QTimeEdit {

	border-style: solid;

	border-width: 1px;

	border-color: qlineargradient(spread:pad, x1:0.5, y1:1, x2:0.5, y2:0, stop:0 rgba(0, 113, 255, 255), stop:1 rgba(91, 171, 252, 255));

}

QDateTimeEdit {

	border-style: solid;

	border-width: 1px;

	border-color: qlineargradient(spread:pad, x1:0.5, y1:1, x2:0.5, y2:0, stop:0 rgba(0, 113, 255, 255), stop:1 rgba(91, 171, 252, 255));

}

QDateEdit {

	border-style: solid;

	border-width: 1px;

	border-color: qlineargradient(spread:pad, x1:0.5, y1:1, x2:0.5, y2:0, stop:0 rgba(0, 113, 255, 255), stop:1 rgba(91, 171, 252, 255));

}



QToolBox {

	color: #a9b7c6;

	background-color:#000000;

}

QToolBox::tab {

	color: #a9b7c6;

	background-color:#000000;

}

QToolBox::tab:selected {

	color: #FFFFFF;

	background-color:#000000;

}

QScrollArea {

	color: #FFFFFF;

	background-color:#000000;

}

QSlider::groove:horizontal {

	height: 5px;

	background-color: qlineargradient(spread:pad, x1:0.5, y1:1, x2:0.5, y2:0, stop:0 rgba(49, 147, 250, 255), stop:1 rgba(34, 142, 255, 255));

}

QSlider::groove:vertical {

	width: 5px;

	background-color: qlineargradient(spread:pad, x1:0.5, y1:1, x2:0.5, y2:0, stop:0 rgba(49, 147, 250, 255), stop:1 rgba(34, 142, 255, 255));

}

QSlider::handle:horizontal {

	background: rgb(253,253,253);

	border-style: solid;

	border-width: 1px;

	border-color: rgb(207,207,207);

	width: 12px;

	margin: -5px 0;

	border-radius: 7px;

}

QSlider::handle:vertical {

	background: rgb(253,253,253);

	border-style: solid;

	border-width: 1px;

	border-color: rgb(207,207,207);

	height: 12px;

	margin: 0 -5px;

	border-radius: 7px;

}

QSlider::add-page:horizontal {

    background: rgb(181,181,181);

}

QSlider::add-page:vertical {

    background: rgb(181,181,181);

}

QSlider::sub-page:horizontal {

    background-color: qlineargradient(spread:pad, x1:0.5, y1:1, x2:0.5, y2:0, stop:0 rgba(49, 147, 250, 255), stop:1 rgba(34, 142, 255, 255));

}

QSlider::sub-page:vertical {

    background-color: qlineargradient(spread:pad, y1:0.5, x1:1, y2:0.5, x2:0, stop:0 rgba(49, 147, 250, 255), stop:1 rgba(34, 142, 255, 255));

}

QScrollBar:horizontal {

	max-height: 20px;

	border: 1px transparent grey;

	margin: 0px 20px 0px 20px;

}

QScrollBar:vertical {

	max-width: 20px;

	border: 1px transparent grey;

	margin: 20px 0px 20px 0px;

}

QScrollBar::handle:horizontal {

	background: rgb(253,253,253);

	border-style: solid;

	border-width: 1px;

	border-color: rgb(207,207,207);

	border-radius: 7px;

	min-width: 25px;

}

QScrollBar::handle:horizontal:hover {

	background: rgb(253,253,253);

	border-style: solid;

	border-width: 1px;

	border-color: rgb(147, 200, 200);

	border-radius: 7px;

	min-width: 25px;

}

QScrollBar::handle:vertical {

	background: rgb(253,253,253);

	border-style: solid;

	border-width: 1px;

	border-color: rgb(207,207,207);

	border-radius: 7px;

	min-height: 25px;

}

QScrollBar::handle:vertical:hover {

	background: rgb(253,253,253);

	border-style: solid;

	border-width: 1px;

	border-color: rgb(147, 200, 200);

	border-radius: 7px;

	min-height: 25px;

}

QScrollBar::add-line:horizontal {

   border: 2px transparent grey;

   border-top-right-radius: 7px;

   border-bottom-right-radius: 7px;

   background: rgba(34, 142, 255, 255);

   width: 20px;

   subcontrol-position: right;

   subcontrol-origin: margin;

}

QScrollBar::add-line:horizontal:pressed {

   border: 2px transparent grey;

   border-top-right-radius: 7px;

   border-bottom-right-radius: 7px;

   background: rgb(181,181,181);

   width: 20px;

   subcontrol-position: right;

   subcontrol-origin: margin;

}

QScrollBar::add-line:vertical {

   border: 2px transparent grey;

   border-bottom-left-radius: 7px;

   border-bottom-right-radius: 7px;

   background: rgba(34, 142, 255, 255);

   height: 20px;

   subcontrol-position: bottom;

   subcontrol-origin: margin;

}

QScrollBar::add-line:vertical:pressed {

   border: 2px transparent grey;

   border-bottom-left-radius: 7px;

   border-bottom-right-radius: 7px;

   background: rgb(181,181,181);

   height: 20px;

   subcontrol-position: bottom;

   subcontrol-origin: margin;

}

QScrollBar::sub-line:horizontal {

   border: 2px transparent grey;

   border-top-left-radius: 7px;

   border-bottom-left-radius: 7px;

   background: rgba(34, 142, 255, 255);

   width: 20px;

   subcontrol-position: left;

   subcontrol-origin: margin;

}

QScrollBar::sub-line:horizontal:pressed {

   border: 2px transparent grey;

   border-top-left-radius: 7px;

   border-bottom-left-radius: 7px;

   background: rgb(181,181,181);

   width: 20px;

   subcontrol-position: left;

   subcontrol-origin: margin;

}

QScrollBar::sub-line:vertical {

   border: 2px transparent grey;

   border-top-left-radius: 7px;

   border-top-right-radius: 7px;

   background: rgba(34, 142, 255, 255);

   height: 20px;

   subcontrol-position: top;

   subcontrol-origin: margin;

}

QScrollBar::sub-line:vertical:pressed {

   border: 2px transparent grey;

   border-top-left-radius: 7px;

   border-top-right-radius: 7px;

   background: rgb(181,181,181);

   height: 20px;

   subcontrol-position: top;

   subcontrol-origin: margin;

}

QScrollBar::left-arrow:horizontal {

   border: 1px transparent grey;

   border-top-left-radius: 3px;

   border-bottom-left-radius: 3px;

   width: 6px;

   height: 6px;

   background: white;

}

QScrollBar::right-arrow:horizontal {

   border: 1px transparent grey;

   border-top-right-radius: 3px;

   border-bottom-right-radius: 3px;

   width: 6px;

   height: 6px;

   background: white;

}

QScrollBar::up-arrow:vertical {

   border: 1px transparent grey;

   border-top-left-radius: 3px;

   border-top-right-radius: 3px;

   width: 6px;

   height: 6px;

   background: white;

}

QScrollBar::down-arrow:vertical {

   border: 1px transparent grey;

   border-bottom-left-radius: 3px;

   border-bottom-right-radius: 3px;

   width: 6px;

   height: 6px;

   background: white;

}

QScrollBar::add-page:horizontal, QScrollBar::sub-page:horizontal {

   background: none;

}

QScrollBar::add-page:vertical, QScrollBar::sub-page:vertical {

   background: none;

}


</string>
    </property>
    <property name="text">
     <string>Ventes</string>
    </property>
   </widget>
  </widget>
  <widget class="QMenuBar" name="menubar">
   <property name="geometry">
    <rect>
     <x>0</x>
     <y>0</y>
     <width>1370</width>
     <height>21</height>
    </rect>
   </property>
  </widget>
  <widget class="QStatusBar" name="statusbar"/>
 </widget>
 <resources/>
 <connections/>
</ui>
